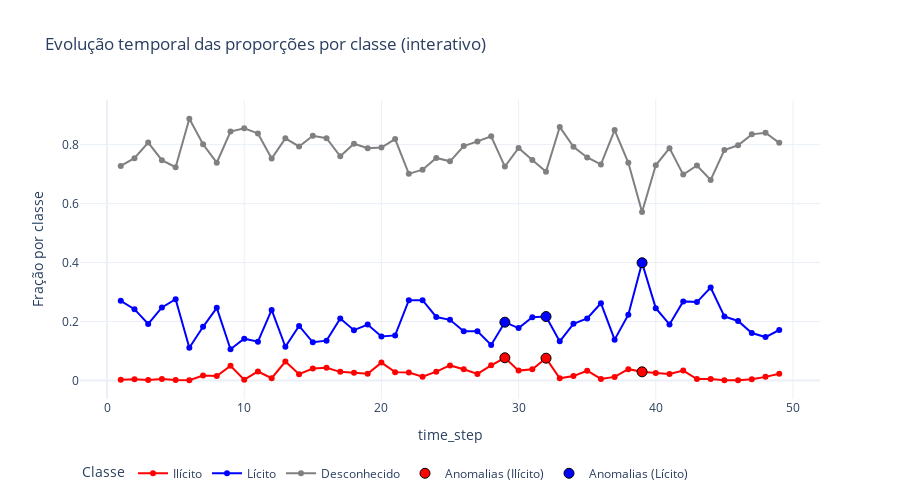

Notebook cell for this chart:
### Code cell
# ==========================================================
# Interactive visualization of class proportions (Plotly)
# ==========================================================

fig = go.Figure()

# Add traces for each class
fig.add_trace(go.Scatter(
    x=pivot["time_step"],
    y=pivot["frac_illicit"],
    mode="lines+markers",
    name="Ilícito",
    line=dict(color="red"),
))
fig.add_trace(go.Scatter(
    x=pivot["time_step"],
    y=pivot["frac_licit"],
    mode="lines+markers",
    name="Lícito",
    line=dict(color="blue"),
))
fig.add_trace(go.Scatter(
    x=pivot["time_step"],
    y=pivot["frac_unknown"],
    mode="lines+markers",
    name="Desconhecido",
    line=dict(color="gray"),
))

# Highlight anomalous points
anomalous_steps = pivot[pivot["anom_score"] > 2]
fig.add_trace(go.Scatter(
    x=anomalous_steps["time_step"],
    y=anomalous_steps["frac_illicit"],
    mode="markers",
    name="Anomalias (Ilícito)",
    marker=dict(color="red", size=10, symbol="circle", line=dict(color="black", width=1))
))
fig.add_trace(go.Scatter(
    x=anomalous_steps["time_step"],
    y=anomalous_steps["frac_licit"],
    mode="markers",
    name="Anomalias (Lícito)",
    marker=dict(color="blue", size=10, symbol="circle", line=dict(color="black", width=1))
))

# Customize layout
fig.update_layout(
    title="Evolução temporal das proporções por classe (interativo)",
    xaxis_title="time_step",
    yaxis_title="Fração por classe",
    hovermode="x unified",
    template="plotly_white",
    legend=dict(title="Classe", orientation="h", y=-0.2),
    height=500,
)

fig.show()

### Figure 1 — Plotly figure (JSON) as saved in the notebook; plotly's stock layout.template omitted (floating-point values rounded to 4 significant figures)
{"data": [{"line": {"color": "red"}, "mode": "lines+markers", "name": "Ilícito", "type": "scatter", "x": [1, 2, 3, 4, 5, 6, 7, 8, 9, 10, 11, 12, 13, 14, 15, 16, 17, 18, 19, 20, 21, 22, 23, 24, 25, 26, 27, 28, 29, 30, 31, 32, 33, 34, 35, 36, 37, 38, 39, 40, 41, 42, 43, 44, 45, 46, 47, 48, 49], "y": [0.002157, 0.003961, 0.001661, 0.00527, 0.001176, 0.001155, 0.01687, 0.01503, 0.04964, 0.002676, 0.03049, 0.007816, 0.06427, 0.02127, 0.0404, 0.04303, 0.02925, 0.02632, 0.02282, 0.06059, 0.02827, 0.02681, 0.01273, 0.02983, 0.05099, 0.03805, 0.02204, 0.05142, 0.07696, 0.03343, 0.03764, 0.07558, 0.007299, 0.01488, 0.03305, 0.005162, 0.0121, 0.0384, 0.02935, 0.02499, 0.02171, 0.03347, 0.00474, 0.004824, 0.0008932, 0.0005683, 0.004296, 0.01219, 0.02282]}, {"line": {"color": "blue"}, "mode": "lines+markers", "name": "Lícito", "type": "scatter", "x": [1, 2, 3, 4, 5, 6, 7, 8, 9, 10, 11, 12, 13, 14, 15, 16, 17, 18, 19, 20, 21, 22, 23, 24, 25, 26, 27, 28, 29, 30, 31, 32, 33, 34, 35, 36, 37, 38, 39, 40, 41, 42, 43, 44, 45, 46, 47, 48, 49], "y": [0.2703, 0.2419, 0.1915, 0.2477, 0.2755, 0.1109, 0.182, 0.2464, 0.1061, 0.1418, 0.1315, 0.2394, 0.1144, 0.185, 0.1294, 0.1351, 0.2103, 0.1705, 0.1897, 0.1491, 0.153, 0.2723, 0.2723, 0.2154, 0.2057, 0.1669, 0.1671, 0.1204, 0.1977, 0.1776, 0.2145, 0.2168, 0.1327, 0.1923, 0.2105, 0.262, 0.1385, 0.2231, 0.3993, 0.2453, 0.1902, 0.2682, 0.2659, 0.315, 0.2172, 0.2018, 0.1609, 0.1473, 0.1711]}, {"line": {"color": "gray"}, "mode": "lines+markers", "name": "Desconhecido", "type": "scatter", "x": [1, 2, 3, 4, 5, 6, 7, 8, 9, 10, 11, 12, 13, 14, 15, 16, 17, 18, 19, 20, 21, 22, 23, 24, 25, 26, 27, 28, 29, 30, 31, 32, 33, 34, 35, 36, 37, 38, 39, 40, 41, 42, 43, 44, 45, 46, 47, 48, 49], "y": [0.7275, 0.7542, 0.8068, 0.7471, 0.7234, 0.8879, 0.8011, 0.7386, 0.8443, 0.8555, 0.838, 0.7528, 0.8213, 0.7938, 0.8302, 0.8218, 0.7604, 0.8031, 0.7875, 0.7903, 0.8188, 0.7009, 0.715, 0.7548, 0.7433, 0.7951, 0.8108, 0.8282, 0.7254, 0.789, 0.7479, 0.7076, 0.86, 0.7928, 0.7565, 0.7328, 0.8494, 0.7385, 0.5714, 0.7297, 0.7881, 0.6983, 0.7294, 0.6802, 0.7819, 0.7977, 0.8348, 0.8406, 0.806]}, {"marker": {"color": "red", "line": {"color": "black", "width": 1}, "size": 10, "symbol": "circle"}, "mode": "markers", "name": "Anomalias (Ilícito)", "type": "scatter", "x": [29, 32, 39], "y": [0.07696, 0.07558, 0.02935]}, {"marker": {"color": "blue", "line": {"color": "black", "width": 1}, "size": 10, "symbol": "circle"}, "mode": "markers", "name": "Anomalias (Lícito)", "type": "scatter", "x": [29, 32, 39], "y": [0.1977, 0.2168, 0.3993]}], "layout": {"height": 500, "hovermode": "x unified", "legend": {"orientation": "h", "title": {"text": "Classe"}, "y": -0.2}, "title": {"text": "Evolução temporal das proporções por classe (interativo)"}, "xaxis": {"title": {"text": "time_step"}}, "yaxis": {"title": {"text": "Fração por classe"}}}}
